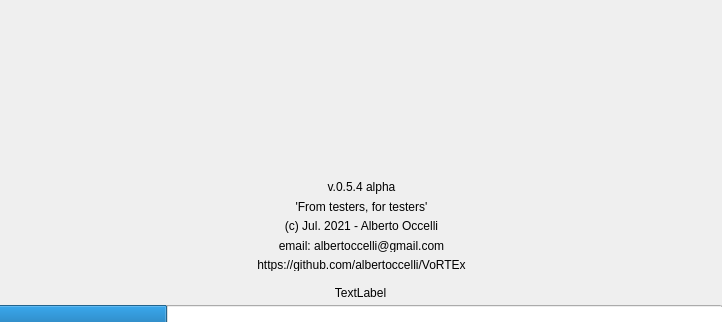
<?xml version="1.0" encoding="UTF-8"?>
<ui version="4.0">
 <class>Splash</class>
 <widget class="QDialog" name="Splash">
  <property name="geometry">
   <rect>
    <x>0</x>
    <y>0</y>
    <width>722</width>
    <height>322</height>
   </rect>
  </property>
  <property name="minimumSize">
   <size>
    <width>722</width>
    <height>322</height>
   </size>
  </property>
  <property name="maximumSize">
   <size>
    <width>722</width>
    <height>322</height>
   </size>
  </property>
  <property name="windowTitle">
   <string>Dialog</string>
  </property>
  <widget class="QLabel" name="label">
   <property name="geometry">
    <rect>
     <x>-20</x>
     <y>-90</y>
     <width>751</width>
     <height>411</height>
    </rect>
   </property>
   <property name="text">
    <string/>
   </property>
   <property name="scaledContents">
    <bool>true</bool>
   </property>
  </widget>
  <widget class="QProgressBar" name="progressBar">
   <property name="geometry">
    <rect>
     <x>-8</x>
     <y>305</y>
     <width>731</width>
     <height>20</height>
    </rect>
   </property>
   <property name="value">
    <number>24</number>
   </property>
   <property name="textVisible">
    <bool>false</bool>
   </property>
  </widget>
  <widget class="QLabel" name="label_2">
   <property name="geometry">
    <rect>
     <x>10</x>
     <y>283</y>
     <width>701</width>
     <height>20</height>
    </rect>
   </property>
   <property name="text">
    <string>&lt;html&gt;&lt;head/&gt;&lt;body&gt;&lt;p align=&quot;center&quot;&gt;TextLabel&lt;/p&gt;&lt;/body&gt;&lt;/html&gt;</string>
   </property>
  </widget>
  <widget class="QWidget" name="layoutWidget">
   <property name="geometry">
    <rect>
     <x>166</x>
     <y>180</y>
     <width>391</width>
     <height>91</height>
    </rect>
   </property>
   <layout class="QVBoxLayout" name="verticalLayout">
    <item>
     <widget class="QLabel" name="label_3">
      <property name="text">
       <string>v.0.5.4 alpha</string>
      </property>
      <property name="alignment">
       <set>Qt::AlignCenter</set>
      </property>
     </widget>
    </item>
    <item>
     <widget class="QLabel" name="label_4">
      <property name="text">
       <string>&lt;html&gt;&lt;head/&gt;&lt;body&gt;&lt;p align=&quot;center&quot;&gt;'From testers, for testers'&lt;/p&gt;&lt;/body&gt;&lt;/html&gt;</string>
      </property>
     </widget>
    </item>
    <item>
     <widget class="QLabel" name="label_6">
      <property name="text">
       <string>(c) Jul. 2021 - Alberto Occelli</string>
      </property>
      <property name="alignment">
       <set>Qt::AlignCenter</set>
      </property>
     </widget>
    </item>
    <item>
     <widget class="QLabel" name="label_7">
      <property name="text">
       <string>email: albertoccelli@gmail.com</string>
      </property>
      <property name="alignment">
       <set>Qt::AlignCenter</set>
      </property>
     </widget>
    </item>
    <item>
     <widget class="QLabel" name="label_8">
      <property name="text">
       <string>https://github.com/albertoccelli/VoRTEx</string>
      </property>
      <property name="alignment">
       <set>Qt::AlignCenter</set>
      </property>
     </widget>
    </item>
   </layout>
  </widget>
 </widget>
 <resources/>
 <connections/>
</ui>
